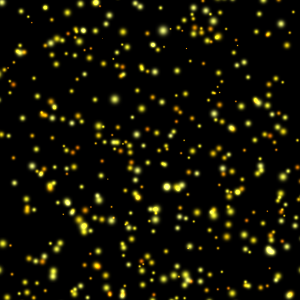

This figure's Python source:
#!/usr/bin/env python

# Demonstrate vtkPointGaussianMapper with hardware selection.

import vtkmodules.vtkInteractionStyle  # noqa: F401
import vtkmodules.vtkRenderingFreeType  # noqa: F401
import vtkmodules.vtkRenderingOpenGL2  # noqa: F401

from vtkmodules.vtkCommonCore import vtkLookupTable
from vtkmodules.vtkFiltersGeneral import vtkRandomAttributeGenerator
from vtkmodules.vtkFiltersSources import vtkPointSource
from vtkmodules.vtkRenderingCore import (
    vtkActor,
    vtkPointGaussianMapper,
    vtkRenderWindow,
    vtkRenderWindowInteractor,
    vtkRenderer,
)

desired_points = 1000

# Point source
points = vtkPointSource()
points.SetNumberOfPoints(desired_points)
points.SetRadius(pow(desired_points, 0.33) * 20.0)
points.Update()

# Random attributes
random_attr = vtkRandomAttributeGenerator()
random_attr.SetInputConnection(points.GetOutputPort())
random_attr.SetDataTypeToFloat()
random_attr.GeneratePointScalarsOn()
random_attr.GeneratePointVectorsOn()
random_attr.Update()

# Point gaussian mapper
mapper = vtkPointGaussianMapper()
mapper.SetInputConnection(random_attr.GetOutputPort())
mapper.SetColorModeToMapScalars()
mapper.SetScalarModeToUsePointFieldData()
mapper.SelectColorArray("RandomPointVectors")
mapper.SetInterpolateScalarsBeforeMapping(0)
mapper.SetScaleArray("RandomPointVectors")
mapper.SetScaleArrayComponent(3)

lut = vtkLookupTable()
lut.SetHueRange(0.1, 0.2)
lut.SetSaturationRange(1.0, 0.5)
lut.SetValueRange(0.8, 1.0)
mapper.SetLookupTable(lut)

actor = vtkActor()
actor.SetMapper(mapper)

renderer = vtkRenderer()
renderer.SetBackground(0.0, 0.0, 0.0)
renderer.AddActor(actor)

render_window = vtkRenderWindow()
render_window.SetSize(300, 300)
render_window.SetMultiSamples(0)
render_window.AddRenderer(renderer)
render_window.SetWindowName("point gaussian selection")

interactor = vtkRenderWindowInteractor()
interactor.SetRenderWindow(render_window)

# Scene
# Pipeline exception: render needed before camera zoom for hardware selection
render_window.Render()
renderer.GetActiveCamera().Zoom(3.5)

interactor.Initialize()
interactor.Start()
